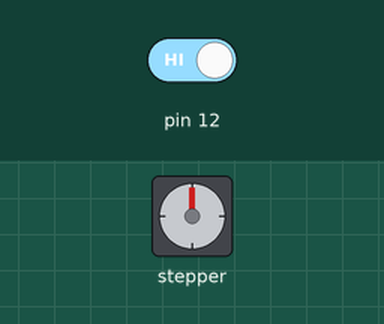
Recording of a sketch running on a simulated Arduino Uno, built with avr-gcc and run on an emulated ATmega328P. Parts: stepper motor. The inputs (shaded band) are chosen by the test bench; at power-on: pin 12 HIGH. Stepper angles assume 100 steps per turn.

Above: at 1.2 s.
1.3 s: pin 12 driven LOW
At 1.49 s:
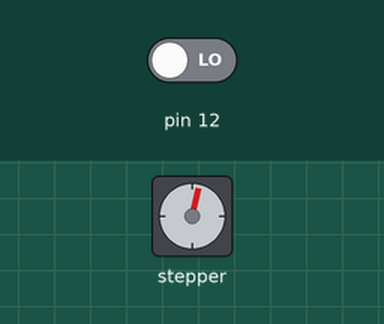
At 1.85 s:
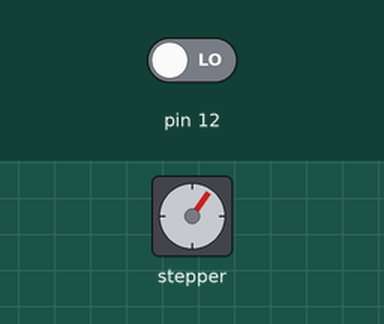
7.3 s: pin 12 driven HIGH
At 7.3 s:
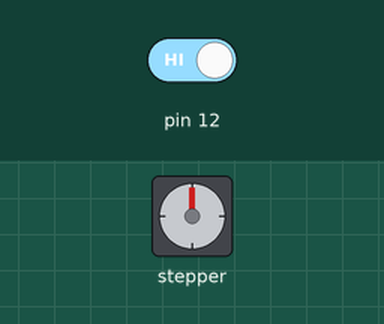
Timing chart, 0 to 10.3 s (numbered marks = the images above; inputs shaded):
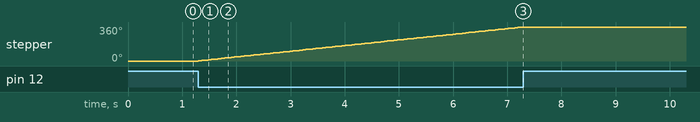

Measured:
- after the input at 1.3 s, stepper: keeps turning clockwise at about 60°/s, starting at once
- after the input at 7.3 s, stepper: stops changing and stays 360°

The sketch:

bujindianjiA.ino
```cpp
#include <Stepper.h>

Stepper mystepper(100,1,2,3,4);

void setup(){
  pinMode(12, INPUT);
  mystepper.setSpeed(10);
}

void loop(){
  if (digitalRead(12) == false) {
    mystepper.step(100);

  } else {
    mystepper.step(0);

  }

}
```
